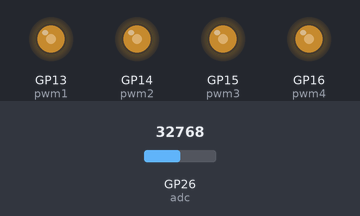
This program was run on a simulated Raspberry Pi Pico running MicroPython. Parts: output pins drawn as LEDs (lit = HIGH). Inputs (shaded band) come from the test bench; at power-on: GP26 (adc) = 32768 (analog values on the 0–65535 scale).

Above: at 1.2 s.
1.3 s: GP26 (adc) set to 45874
At 2.5 s:
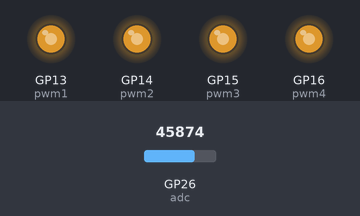
2.8 s: GP26 (adc) set to 57670
At 3.8 s:
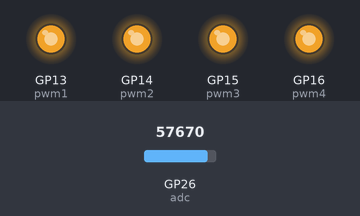
4.3 s: GP26 (adc) set to 7864
At 4.9 s:
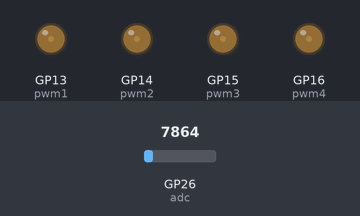
5.8 s: GP26 (adc) set to 0
At 7.3 s:
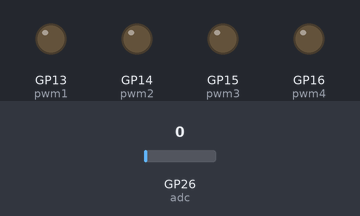
Timing chart, 0 to 8.3 s (numbered marks = the images above; inputs shaded):
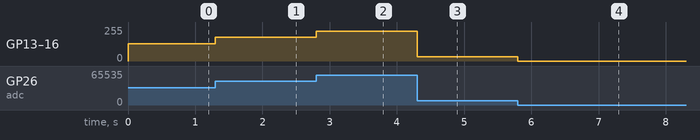

The program:

Lab_2-4.py
```python
from machine import Pin, PWM, ADC

pwm1 = PWM(Pin(13))
pwm2 = PWM(Pin(14))
pwm3 = PWM(Pin(15))
pwm4 = PWM(Pin(16))

adc = ADC(Pin(26))

pwm1.freq(1000)
pwm2.freq(1000)
pwm3.freq(1000)
pwm4.freq(1000)

while True:
    duty = adc.read_u16()
    pwm1.duty_u16(duty)
    pwm2.duty_u16(duty)
    pwm3.duty_u16(duty)
    pwm4.duty_u16(duty)
```

Measured:
- after the input at 1.3 s, GP13 (pwm1), GP14 (pwm2), GP15 (pwm3), GP16 (pwm4): 128/255 → 178/255 at once
- after the input at 2.8 s, GP13 (pwm1), GP14 (pwm2), GP15 (pwm3), GP16 (pwm4): 178/255 → 224/255 at once
- after the input at 4.3 s, GP13 (pwm1), GP14 (pwm2), GP15 (pwm3), GP16 (pwm4): 224/255 → 31/255 at once
- after the input at 5.8 s, GP13 (pwm1), GP14 (pwm2), GP15 (pwm3), GP16 (pwm4): 31/255 → 0/255 at once
